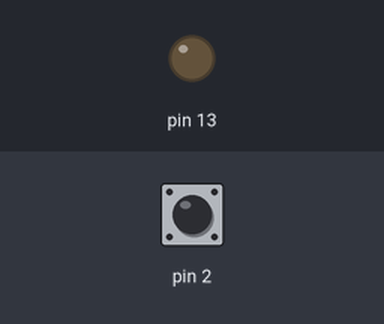
Bench run of a sketch on a simulated Arduino Uno, built with avr-gcc and run on an emulated ATmega328P. Parts: output pins drawn as LEDs (lit = HIGH). The test bench sets the inputs (shaded band); at power-on: pin 2 HIGH.

Above: at 1.2 s.
1.3 s: pin 2 pulled LOW for 0.15 s
At 2.25 s:
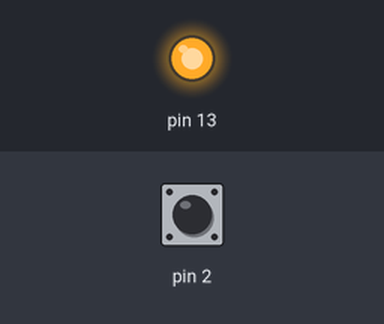
4.3 s: pin 2 pulled LOW for 1 s
At 7.1 s:
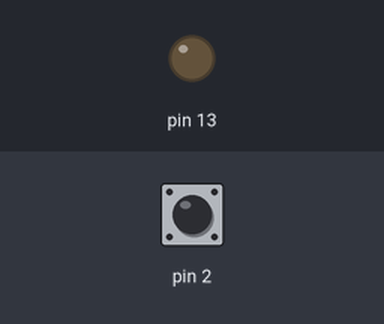
7.3 s: pin 2 pulled LOW for 3.2 s
At 8.25 s:
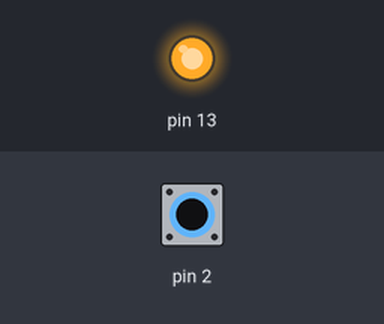
Timing chart, 0 to 14.0 s (numbered marks = the images above; inputs shaded):
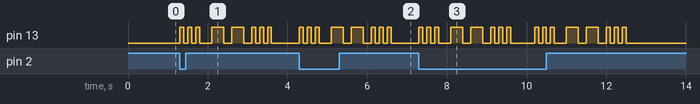

Measured:
- after the input at 1.3 s, pin 13: LOW → HIGH at once, → LOW 0.10 s later, → HIGH 0.10 s later, → LOW 0.10 s later, … (16 changes in this stretch)
- after the input at 4.3 s, pin 13: LOW → HIGH at once, → LOW 0.10 s later, → HIGH 0.10 s later, → LOW 0.10 s later, … (16 changes in this stretch)
- after the input at 7.3 s, pin 13: LOW → HIGH at once, → LOW 0.10 s later, → HIGH 0.10 s later, → LOW 0.10 s later, … (32 changes in this stretch)

The sketch:

Bolum6ifileNokia.ino
```cpp
/*
 * Nokia 3310 SMS Programı if ifadesiyle :)
 */

void setup()
{
pinMode(2,INPUT_PULLUP);
pinMode(13,OUTPUT);
}

void loop() {
if (digitalRead(2)==LOW)
{
digitalWrite(13, HIGH);
delay(100);
digitalWrite(13, LOW);
delay(100);

digitalWrite(13, HIGH);
delay(100);
digitalWrite(13, LOW);
delay(100);

digitalWrite(13, HIGH);
delay(100);
digitalWrite(13, LOW);
delay(300);

digitalWrite(13, HIGH);
delay(300);
digitalWrite(13, LOW);
delay(200);

digitalWrite(13, HIGH);
delay(300);
digitalWrite(13, LOW);
delay(200);

digitalWrite(13, HIGH);
delay(100);
digitalWrite(13, LOW);
delay(100);

digitalWrite(13, HIGH);
delay(100);
digitalWrite(13, LOW);
delay(100);

digitalWrite(13, HIGH);
delay(100);
digitalWrite(13, LOW);
delay(100);
delay(500);
}
}
```
